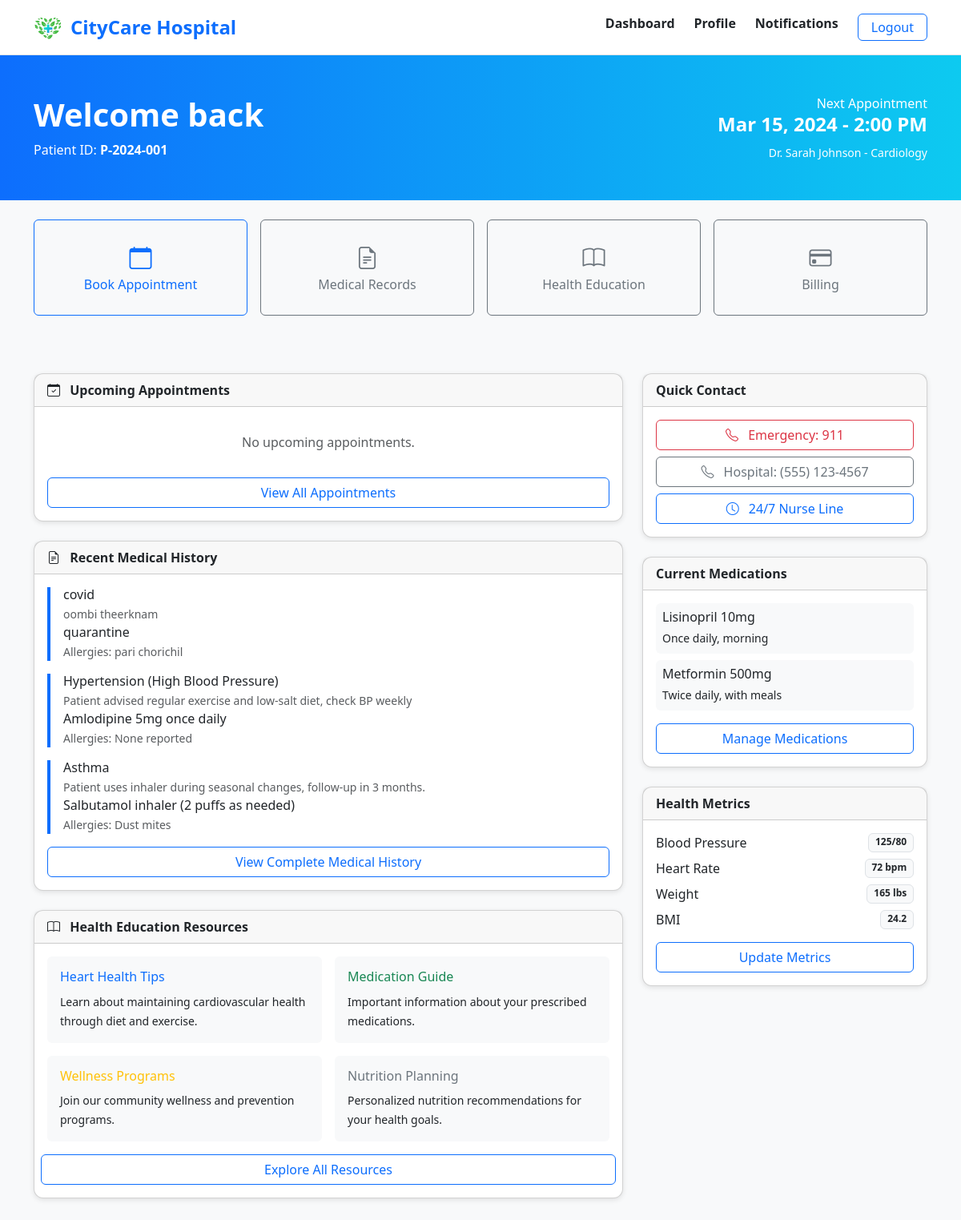
The app's page /patient/dashboard/, older data.
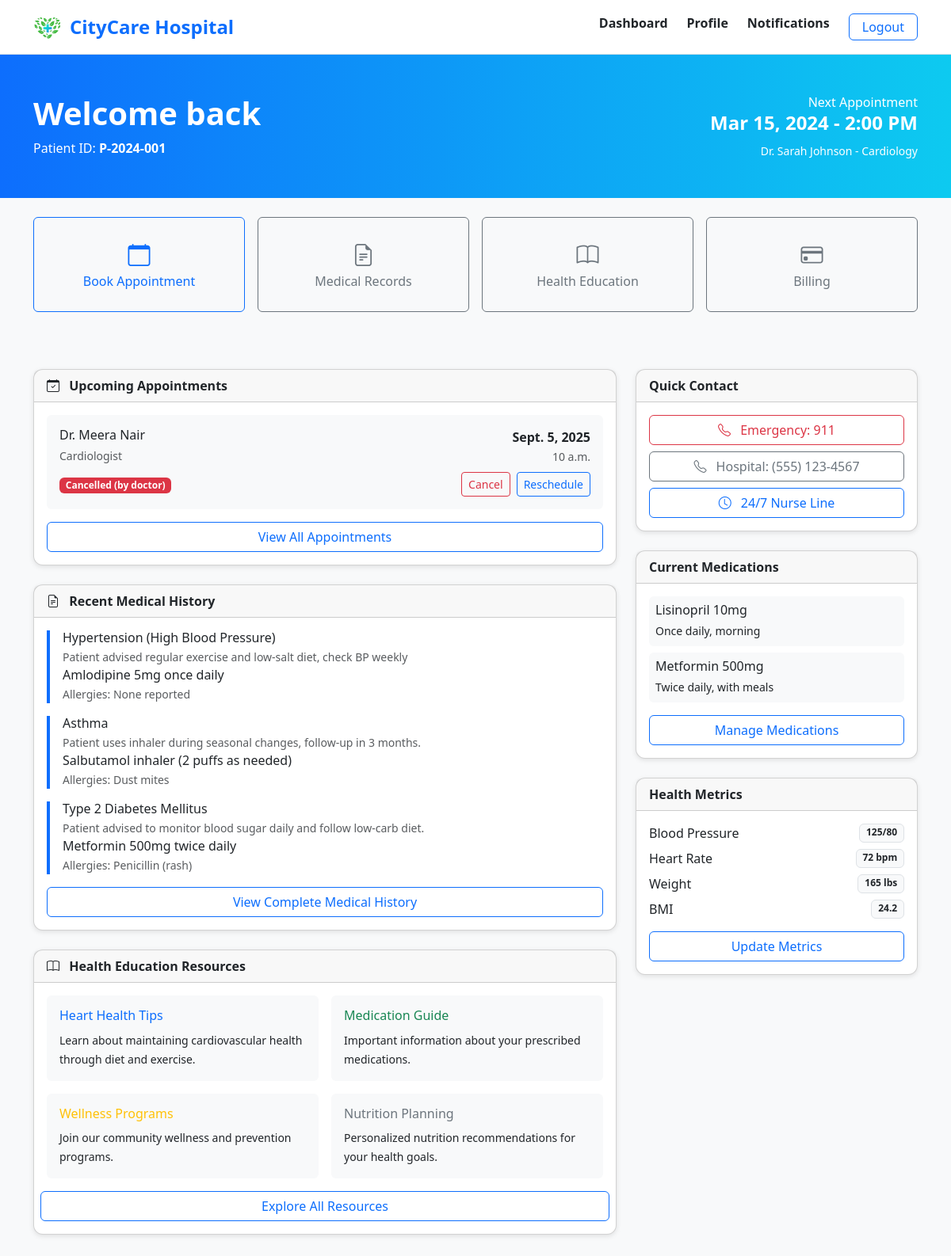
The same page, newer data.
### hospital/models.py (models this page shows, shortened)
class MedicalHistory(models.Model):
	patient = models.ForeignKey('Patient', on_delete=models.CASCADE)
	diagnosis = models.CharField(max_length=255)
	treatment = models.TextField()
	allergies = models.TextField(blank=True, null=True)
	notes = models.TextField(blank=True, null=True)

class Appointment(models.Model):
	patient = models.ForeignKey('Patient', on_delete=models.CASCADE)
	doctor = models.ForeignKey('Doctor', on_delete=models.CASCADE)
	date = models.DateField()
	time = models.TimeField()
	status = models.CharField(max_length=20)

class Doctor(models.Model):
	name = models.CharField(max_length=100)
	specialization = models.CharField(max_length=100)
	contact = models.CharField(max_length=20)
	email = models.EmailField(unique=True)
	password = models.CharField(max_length=128)
	department = models.ForeignKey('Department', on_delete=models.SET_NULL, null=True)

### hospital/views.py (the view)
# urls.py: path('patient/dashboard/', views.patient_dashboard, name='patient_dashboard'),
def patient_dashboard(request):
	from datetime import date
	from .models import Appointment, Patient, MedicalHistory
	quick_links = [
		{'name': 'Book Appointment', 'url': '/patient/appointment-booking/'},
		{'name': 'Appointment History', 'url': '/patient/appointment-history/'},
		{'name': 'Medical History', 'url': '/patient/medical-history/'},
		{'name': 'Billing & Payment', 'url': '/patient/billing-payment/'},
		{'name': 'Health Education', 'url': '/patient/health-education/'},
	]
	patient_name = request.session.get('patient_name')
	patient = None
	if patient_name:
		try:
			patient = Patient.objects.get(pname=patient_name)
		except Patient.DoesNotExist:
			patient = None
	if patient is None:
		patient = Patient.objects.first()
	if patient:
		upcoming = Appointment.objects.filter(patient=patient, date__gte=date.today()).order_by('date', 'time')[:3]
		recent_history = MedicalHistory.objects.filter(patient=patient).order_by('-id')[:3]
	else:
		upcoming = []
		recent_history = []
	return render(request, 'patient/dashboard.html', {
		'quick_links': quick_links,
	'upcoming': upcoming,
	'recent_history': recent_history,
	})

### hospital/templates/patient/dashboard.html (shortened to what the changed rows need)
{% load static %}
<!DOCTYPE html>
<html lang="en">
<head>
  <link href="https://cdn.jsdelivr.net/npm/bootstrap@5.3.2/dist/css/bootstrap.min.css" rel="stylesheet">
  <link href="https://cdn.jsdelivr.net/npm/bootstrap-icons/font/bootstrap-icons.css" rel="stylesheet">
  <link rel="stylesheet" href="{% static 'css/patient.css' %}?v=20250901">
</head>
<body>
  <header class="border-bottom bg-white shadow-sm">
    <div class="container py-3 d-flex justify-content-between align-items-center">
      <div class="d-flex align-items-center">
        <h1 class="h4 text-primary fw-bold mb-0">CityCare Hospital</h1>
      </div>
    </div>
  </header>
  <section class="section-header py-5">
    <div class="container d-flex flex-wrap justify-content-between align-items-center gap-3">
      <div>
        <h1 class="fw-bold">Welcome back</h1>
      </div>
    </div>
  </section>
  <section class="py-5">
    <div class="container">
      <div class="row g-4">
        <div class="col-lg-8">
          <div class="card mb-4">
            <div class="card-body">
              {% if upcoming %}
                {% for appt in upcoming %}
                <div class="p-3 bg-light rounded {% if not forloop.last %}mb-2{% endif %}">
                  <div class="d-flex justify-content-between align-items-center">
                    <div>
                      <h6 class="mb-1">{{ appt.doctor.name }}</h6>
                      {% if appt.doctor.specialization %}
                        <small class="text-muted">{{ appt.doctor.specialization }}</small>
                      {% endif %}
                    </div>
                    <div class="text-end">
                      <strong>{{ appt.date }}</strong><br>
                      <small class="text-muted">{{ appt.time }}</small>
                    </div>
                  </div>
                  <div class="d-flex justify-content-between align-items-center mt-2">
                    <div>
                      {% with s=appt.status|lower %}
                        {% if 'cancel' in s %}
                          <span class="badge bg-danger">{{ appt.status }}</span>
                        {% elif 'complete' in s %}
                          <span class="badge bg-success">{{ appt.status }}</span>
                        {% elif 'pending' in s %}
                          <span class="badge bg-warning text-dark">{{ appt.status }}</span>
                        {% else %}
                          <span class="badge bg-secondary">{{ appt.status }}</span>
                        {% endif %}
                      {% endwith %}
                    </div>
                    <div class="d-flex gap-2">
                      <form method="post" action="{% url 'cancel_appointment' appt.id %}">
                        <button type="submit" class="btn btn-outline-danger btn-sm">Cancel</button>
                      </form>
                      <a class="btn btn-outline-primary btn-sm" href="{% url 'reschedule_appointment' appt.id %}">Reschedule</a>
                    </div>
                  </div>
                </div>
                {% endfor %}
              {% else %}
                <div class="text-center text-muted py-3">No upcoming appointments.</div>
              {% endif %}
              <a href="/patient/appointment-history/" class="btn btn-outline-primary w-100 mt-3">View All Appointments</a>
            </div>
          </div>
          <div class="card mb-4">
            <div class="card-body">
              {% if recent_history %}
                {% for item in recent_history %}
                  <div class="border-start border-4 border-primary ps-3 {% if not forloop.last %}mb-3{% endif %}">
                    <h6 class="mb-1">{{ item.diagnosis }}</h6>
                    {% if item.notes %}<small class="text-muted d-block">{{ item.notes|truncatechars:120 }}</small>{% endif %}
                    {% if item.treatment %}<p class="mb-0">{{ item.treatment|truncatechars:160 }}</p>{% endif %}
                    {% if item.allergies %}<small class="text-muted">Allergies: {{ item.allergies }}</small>{% endif %}
                  </div>
                {% endfor %}
              {% else %}
                <div class="text-center text-muted py-3">No medical history yet.</div>
              {% endif %}
            </div>
          </div>
        </div>
      </div>
    </div>
  </section>
</body>
</html>

Row changes from the older to the newer data that the page shows:
removed MedicalHistory: diagnosis "covid", notes "oombi theerknam", treatment "quarantine", allergies "pari chorichil"
added Appointment: doctor.name "Dr. Meera Nair", doctor.specialization "Cardiologist", date "Sept. 5, 2025", time "10 a.m.", status "Cancelled (by doctor)"
now on this page (row unchanged): MedicalHistory: diagnosis "Type 2 Diabetes Mellitus", notes "Patient advised to monitor blood sugar daily and follow low-carb diet.", treatment "Metformin 500mg twice daily", allergies "Penicillin (rash)"
Text that changed along with them:
text no longer shown: "No upcoming appointments."
